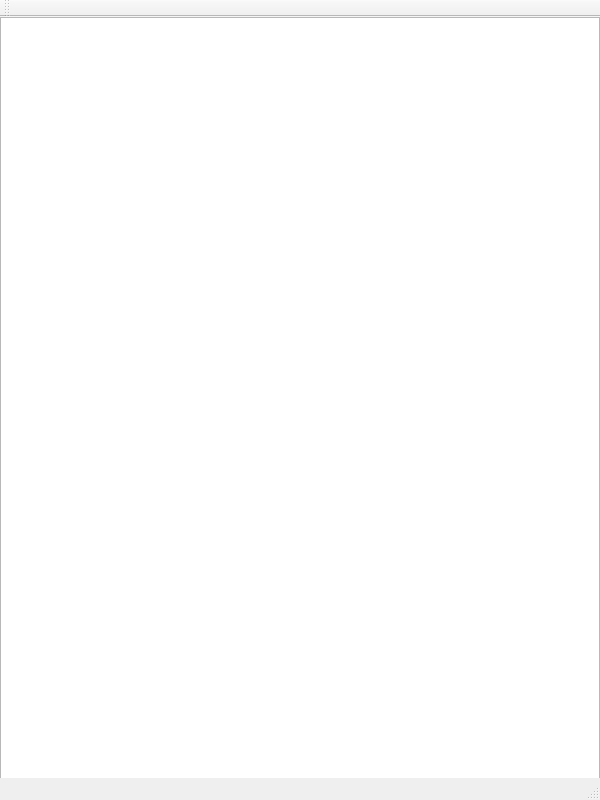
<?xml version="1.0" encoding="UTF-8"?>
<ui version="4.0">
 <class>MainWindow</class>
 <widget class="QMainWindow" name="MainWindow">
  <property name="geometry">
   <rect>
    <x>0</x>
    <y>0</y>
    <width>600</width>
    <height>800</height>
   </rect>
  </property>
  <property name="minimumSize">
   <size>
    <width>600</width>
    <height>800</height>
   </size>
  </property>
  <property name="maximumSize">
   <size>
    <width>600</width>
    <height>800</height>
   </size>
  </property>
  <property name="windowTitle">
   <string>MainWindow</string>
  </property>
  <property name="statusTip">
   <string/>
  </property>
  <widget class="QWidget" name="centralWidget">
   <widget class="QGraphicsView" name="graphicsView">
    <property name="geometry">
     <rect>
      <x>0</x>
      <y>0</y>
      <width>600</width>
      <height>800</height>
     </rect>
    </property>
   </widget>
  </widget>
  <widget class="QMenuBar" name="menuBar">
   <property name="enabled">
    <bool>false</bool>
   </property>
   <property name="geometry">
    <rect>
     <x>0</x>
     <y>0</y>
     <width>600</width>
     <height>22</height>
    </rect>
   </property>
  </widget>
  <widget class="QToolBar" name="mainToolBar">
   <property name="enabled">
    <bool>false</bool>
   </property>
   <attribute name="toolBarArea">
    <enum>TopToolBarArea</enum>
   </attribute>
   <attribute name="toolBarBreak">
    <bool>false</bool>
   </attribute>
  </widget>
  <widget class="QStatusBar" name="statusBar">
   <property name="enabled">
    <bool>false</bool>
   </property>
  </widget>
 </widget>
 <layoutdefault spacing="6" margin="11"/>
 <resources/>
 <connections/>
</ui>
